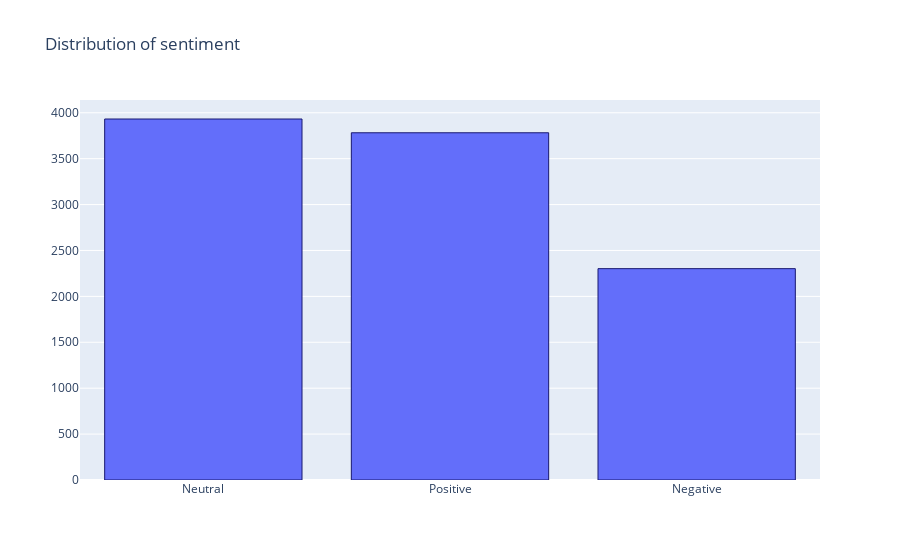

The notebook cell saved with this chart:
### Code cell
x = ['Neutral', 'Positive', 'Negative']
y = [len(neutral),  len(positive), len(negative)]

import plotly.graph_objs as go
# Use the hovertext kw argument for hover text
fig = go.Figure(data=[go.Bar(x=x, y=y,
            hovertext=['61% of tweets', '28% of tweets', '11% of tweets'])])

# Customize aspect
#marker_color='rgb(158,202,225)'
fig.update_traces(marker_line_color='midnightblue',
                  marker_line_width=1.)
fig.update_layout(title_text='Distribution of sentiment')
fig.show()

### Figure 1 — Plotly figure (JSON) as saved in the notebook; plotly's stock layout.template omitted (floating-point values rounded to 4 significant figures)
{"data": [{"hovertext": ["61% of tweets", "28% of tweets", "11% of tweets"], "marker": {"line": {"color": "midnightblue", "width": 1}}, "type": "bar", "x": ["Neutral", "Positive", "Negative"], "y": [3932, 3782, 2302]}], "layout": {"title": {"text": "Distribution of sentiment"}}}
